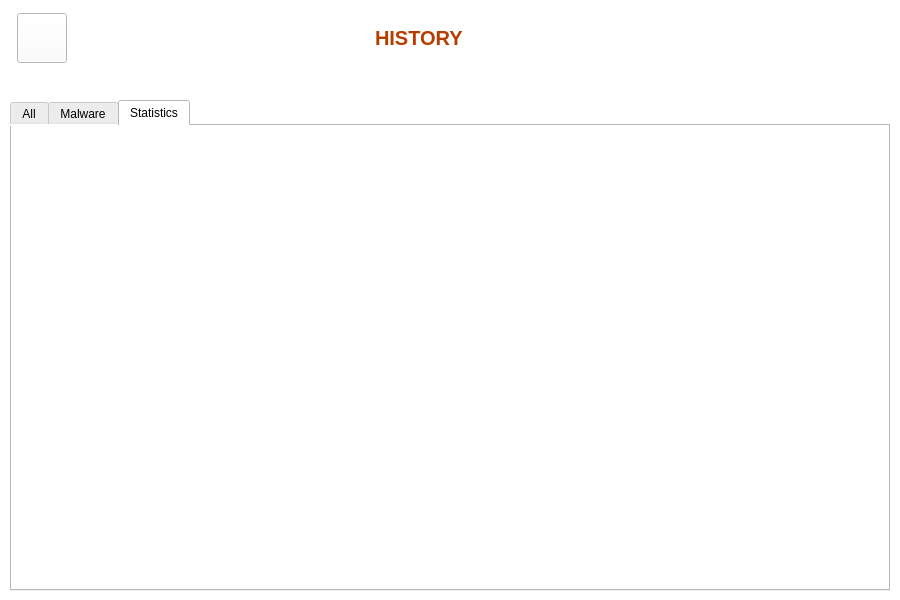
<?xml version="1.0" encoding="UTF-8"?>
<ui version="4.0">
 <class>QuickScan</class>
 <widget class="QMainWindow" name="QuickScan">
  <property name="geometry">
   <rect>
    <x>0</x>
    <y>0</y>
    <width>900</width>
    <height>600</height>
   </rect>
  </property>
  <property name="sizePolicy">
   <sizepolicy hsizetype="Preferred" vsizetype="Preferred">
    <horstretch>0</horstretch>
    <verstretch>0</verstretch>
   </sizepolicy>
  </property>
  <property name="minimumSize">
   <size>
    <width>900</width>
    <height>600</height>
   </size>
  </property>
  <property name="maximumSize">
   <size>
    <width>900</width>
    <height>600</height>
   </size>
  </property>
  <property name="windowTitle">
   <string>Quick Scan</string>
  </property>
  <property name="styleSheet">
   <string notr="true">background-color: rgb(255, 255, 255);</string>
  </property>
  <property name="iconSize">
   <size>
    <width>30</width>
    <height>30</height>
   </size>
  </property>
  <widget class="QWidget" name="centralwidget">
   <widget class="QLabel" name="label">
    <property name="geometry">
     <rect>
      <x>300</x>
      <y>0</y>
      <width>75</width>
      <height>75</height>
     </rect>
    </property>
    <property name="text">
     <string/>
    </property>
    <property name="pixmap">
     <pixmap>icons/history.png</pixmap>
    </property>
    <property name="scaledContents">
     <bool>true</bool>
    </property>
   </widget>
   <widget class="QLabel" name="label_2">
    <property name="geometry">
     <rect>
      <x>375</x>
      <y>0</y>
      <width>180</width>
      <height>75</height>
     </rect>
    </property>
    <property name="font">
     <font>
      <pointsize>15</pointsize>
      <weight>75</weight>
      <bold>true</bold>
     </font>
    </property>
    <property name="layoutDirection">
     <enum>Qt::LeftToRight</enum>
    </property>
    <property name="styleSheet">
     <string notr="true">color: rgb(181, 61, 0);</string>
    </property>
    <property name="text">
     <string>HISTORY</string>
    </property>
    <property name="alignment">
     <set>Qt::AlignLeading|Qt::AlignLeft|Qt::AlignVCenter</set>
    </property>
   </widget>
   <widget class="QPushButton" name="btnHome">
    <property name="geometry">
     <rect>
      <x>17</x>
      <y>13</y>
      <width>50</width>
      <height>50</height>
     </rect>
    </property>
    <property name="cursor">
     <cursorShape>PointingHandCursor</cursorShape>
    </property>
    <property name="text">
     <string/>
    </property>
    <property name="icon">
     <iconset>
      <normaloff>icons/home_icon.png</normaloff>icons/home_icon.png</iconset>
    </property>
    <property name="iconSize">
     <size>
      <width>40</width>
      <height>40</height>
     </size>
    </property>
   </widget>
   <widget class="QTabWidget" name="HistoryTabBar">
    <property name="geometry">
     <rect>
      <x>10</x>
      <y>100</y>
      <width>880</width>
      <height>491</height>
     </rect>
    </property>
    <property name="sizeIncrement">
     <size>
      <width>0</width>
      <height>0</height>
     </size>
    </property>
    <property name="styleSheet">
     <string notr="true"/>
    </property>
    <property name="currentIndex">
     <number>2</number>
    </property>
    <widget class="QWidget" name="tabAll">
     <attribute name="title">
      <string>All</string>
     </attribute>
     <widget class="QTableView" name="tableView">
      <property name="geometry">
       <rect>
        <x>0</x>
        <y>0</y>
        <width>871</width>
        <height>461</height>
       </rect>
      </property>
      <property name="sizePolicy">
       <sizepolicy hsizetype="Ignored" vsizetype="Maximum">
        <horstretch>0</horstretch>
        <verstretch>0</verstretch>
       </sizepolicy>
      </property>
     </widget>
    </widget>
    <widget class="QWidget" name="tab_Malware">
     <attribute name="title">
      <string>Malware</string>
     </attribute>
     <widget class="QTableView" name="tableView_2">
      <property name="geometry">
       <rect>
        <x>0</x>
        <y>0</y>
        <width>871</width>
        <height>461</height>
       </rect>
      </property>
     </widget>
    </widget>
    <widget class="QWidget" name="tabStatistics">
     <attribute name="title">
      <string>Statistics</string>
     </attribute>
    </widget>
   </widget>
  </widget>
 </widget>
 <resources/>
 <connections/>
</ui>
